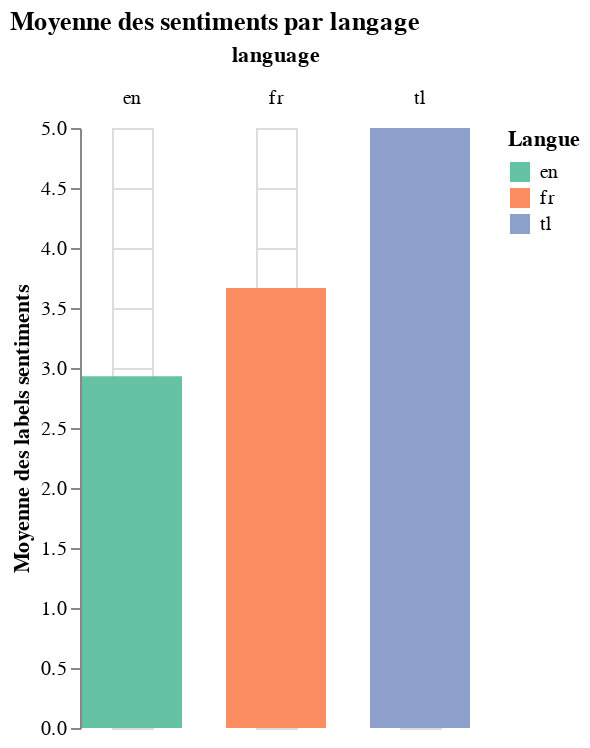

Source (notebook cell):
### Code cell
hist = alt.Chart(overview).encode(
    y= alt.Y("mean(label)", title = "Moyenne des labels sentiments"),
    color = alt.Color('language', title = "Langue", scale=alt.Scale(scheme='set2'))
    
).mark_bar(size=50). facet(
'language:N',
    columns = 3,
    title="Moyenne des sentiments par langage"
    
    
)

hist

### Figure 1 — Vega-Lite specification as saved in the notebook (floating-point values rounded to 4 significant figures)
{"config": {"view": {"continuousWidth": 400, "continuousHeight": 300}}, "data": {"name": "data-7365c9e5bf5c650636c2cf7b345ced5c"}, "facet": {"type": "nominal", "field": "language"}, "spec": {"mark": {"type": "bar", "size": 50}, "encoding": {"color": {"type": "nominal", "field": "language", "scale": {"scheme": "set2"}, "title": "Langue"}, "y": {"type": "quantitative", "aggregate": "mean", "field": "label", "title": "Moyenne des labels sentiments"}}}, "columns": 3, "title": "Moyenne des sentiments par langage", "$schema": "https://vega.github.io/schema/vega-lite/v4.8.1.json", "datasets": {"data-7365c9e5bf5c650636c2cf7b345ced5c": [{"data.id": 1.6e+18, "user.id": 2904000000.0, "language": "en", "text": "I take 0 action without strategy", "user.location": "Ottawa, Ontario", "possibly_sensitive": null, "fav_count": 0, "label": 1, "score": 0.924}, {"data.id": 1.6e+18, "user.id": 1.37e+18, "language": "en", "text": "@GuidoDisalle gm Guido!", "user.location": "Ottawa, ON Canada", "possibly_sensitive": null, "fav_count": 0, "label": 5, "score": 0.4985}, {"data.id": 1.6e+18, "user.id": 299300000.0, "language": "en", "text": "@SleuthieGoosie Absolutely agree with you. Not normal.", "user.location": "Ottawa, Ontario, Canada", "possibly_sensitive": null, "fav_count": 0, "label": 1, "score": 0.2834}, {"data.id": 1.6e+18, "user.id": 27990000.0, "language": "en", "text": "@ThisIsKyleR @elonmusk Yes, life must be soooooo hard for you. Being able to murder whoever you want isn’t enough,… https://t.co/Mzp3Li38s0", "user.location": "Ottawa", "possibly_sensitive": null, "fav_count": 0, "label": 1, "score": 0.3152}, {"data.id": 1.6e+18, "user.id": 7.25e+17, "language": "en", "text": "@funstonpaleo So looking forward to seeing the results that come out of this!! https://t.co/o9Esvh5PXw", "user.location": "Ottawa, Ontario", "possibly_sensitive": false, "fav_count": 0, "label": 5, "score": 0.4285}, {"data.id": 1.6e+18, "user.id": 1.37e+18, "language": "tl", "text": "@HugoFaz gm Hugo!", "user.location": "Ottawa, ON Canada", "possibly_sensitive": null, "fav_count": 0, "label": 5, "score": 0.4781}, {"data.id": 1.6e+18, "user.id": 143200000.0, "language": "fr", "text": "💥Donner en GRAND à votre communauté aujourd'hui💥\nNous lançons 🛶Bateaux pour Tous🛶 - une campagne pour s'assurer que… https://t.co/gkZVQKP99X", "user.location": "Ottawa, ON", "possibly_sensitive": false, "fav_count": 0, "label": 5, "score": 0.4453}, {"data.id": 1.6e+18, "user.id": 143200000.0, "language": "en", "text": "💥Give back to your community in a BIG way today!💥\n\nWe’re launching 🛶Boats for All🛶 – a campaign to ensure our races… https://t.co/Sdr7UnX1fC", "user.location": "Ottawa, ON", "possibly_sensitive": false, "fav_count": 0, "label": 5, "score": 0.6772}, {"data.id": 1.6e+18, "user.id": 1.22e+18, "language": "en", "text": "y’all wouldn’t get it https://t.co/9rzxQRwdO6", "user.location": "Ottawa, Ontario", "possibly_sensitive": false, "fav_count": 0, "label": 1, "score": 0.6075}, {"data.id": 1.6e+18, "user.id": 1.18e+18, "language": "en", "text": "@WashedSummon OH MY GOODNESS WHAT A BUILD IM ABOUT TO BE FRICKING T’D", "user.location": "Ottawa, Ontario", "possibly_sensitive": null, "fav_count": 0, "label": 1, "score": 0.256}, {"data.id": 1.6e+18, "user.id": 1.13e+18, "language": "fr", "text": "@_BeFootball Il va rien faire du tout", "user.location": "Ottawa, Ontario", "possibly_sensitive": null, "fav_count": 0, "label": 5, "score": 0.3547}, {"data.id": 1.6e+18, "user.id": 2588000000.0, "language": "en", "text": "“The problem is that #BC isn’t planning to generate enough electricity to meet its #2030ClimateTargets,” before eve… https://t.co/Ri7S1j7xfW", "user.location": "Ottawa", "possibly_sensitive": false, "fav_count": 0, "label": 1, "score": 0.324}, {"data.id": 1.6e+18, "user.id": 21210000.0, "language": "en", "text": "The Ottawa Police Services Board abruptly ended its meeting Monday as public delegates held a protest demanding act… https://t.co/WtF4D8qxiD", "user.location": "Ottawa, Ontario", "possibly_sensitive": false, "fav_count": 0, "label": 1, "score": 0.6138}, {"data.id": 1.6e+18, "user.id": 121900000.0, "language": "fr", "text": "@alexandrepratt Ton per diem ne te fournira pas 2000 calories par jour 😉", "user.location": "Gatineau, Québec", "possibly_sensitive": null, "fav_count": 0, "label": 1, "score": 0.4808}, {"data.id": 1.6e+18, "user.id": 1.3e+18, "language": "en", "text": "@GraemeNichols I've been of the opinion that the team must know at least something but trading an asset under these… https://t.co/fB2PuvLi2J", "user.location": "Ottawa, Ontario", "possibly_sensitive": null, "fav_count": 1, "label": 4, "score": 0.2721}, {"data.id": 1.6e+18, "user.id": 322700000.0, "language": "en", "text": "@_benui thanks, all done in a custom game engine", "user.location": "Ottawa, ON", "possibly_sensitive": null, "fav_count": 0, "label": 5, "score": 0.5696}, {"data.id": 1.6e+18, "user.id": 24170000.0, "language": "en", "text": "@118Thumper118 @ElseSlayer What's that got to do with the price of butter? 😂\n\nBut seriously, yes, yes and yes, except for Scrappy Doo!", "user.location": "Ottawa, Canada", "possibly_sensitive": null, "fav_count": 0, "label": 3, "score": 0.2646}, {"data.id": 1.6e+18, "user.id": 71660000.0, "language": "en", "text": "@NatashaZimmers As a Canadian student and teacher I know what it is. My daughter denies having heard it called that… https://t.co/oUxMmYpv3t", "user.location": "Ottawa, Ontario", "possibly_sensitive": null, "fav_count": 0, "label": 4, "score": 0.2884}, {"data.id": 1.6e+18, "user.id": 3368000000.0, "language": "en", "text": "Pain is starting to subside. https://t.co/B85iuW36lQ", "user.location": "Ottawa, Ontario", "possibly_sensitive": false, "fav_count": 0, "label": 2, "score": 0.3593}, {"data.id": 1.6e+18, "user.id": 1.22e+18, "language": "en", "text": "@JenStewartOtt  will you help me with a RT? \n\nhttps://t.co/rpv5ikYyWa https://t.co/iy7e0tnm7d", "user.location": "Ottawa, Ontario", "possibly_sensitive": false, "fav_count": 0, "label": 1, "score": 0.2426}, {"data.id": 1.6e+18, "user.id": 1643000000.0, "language": "en", "text": "@TheJFreakinC Traumatic head injuries are mandatory to be elected to the Republican Party.", "user.location": "Ottawa ON", "possibly_sensitive": null, "fav_count": 0, "label": 1, "score": 0.4593}, {"data.id": 1.6e+18, "user.id": 425600000.0, "language": "en", "text": "Seeds Canada Members are about to hear all about what we have been busy working on from our senior management team… https://t.co/dAy15557wS", "user.location": "Ottawa, Ontario", "possibly_sensitive": false, "fav_count": 0, "label": 5, "score": 0.364}, {"data.id": 1.6e+18, "user.id": 202400000.0, "language": "en", "text": "Being part of a community that shares your views on important ... More for Aries https://t.co/bhzrBI9zZh", "user.location": "Ottawa", "possibly_sensitive": false, "fav_count": 0, "label": 4, "score": 0.3661}, {"data.id": 1.6e+18, "user.id": 1.47e+18, "language": "en", "text": "@DPatel_PharmD And yet his common sense trumps your opponents so-called compassion, why don't you argue the issues… https://t.co/xhg1Bgw4Jd", "user.location": "Ottawa, Ontario", "possibly_sensitive": null, "fav_count": 0, "label": 5, "score": 0.4031}, {"data.id": 1.6e+18, "user.id": 24190000.0, "language": "fr", "text": "CORRECTION! Watson est là. Je ne l'avais pas vu.", "user.location": "Ottawa, Ontario", "possibly_sensitive": null, "fav_count": 1, "label": 3, "score": 0.3288}, {"data.id": 1.6e+18, "user.id": 89270000.0, "language": "fr", "text": "Pratique des Sénateurs ce matin, Anton Forsberg est présent.", "user.location": "Ottawa, ON", "possibly_sensitive": null, "fav_count": 0, "label": 4, "score": 0.4741}, {"data.id": 1.6e+18, "user.id": 180000000.0, "language": "en", "text": "New collaboration between CAGBC &amp; @UofT to research solutions for embodied carbon reductions from building material… https://t.co/LkMROdkNiv", "user.location": "Ottawa", "possibly_sensitive": false, "fav_count": 0, "label": 5, "score": 0.4509}, {"data.id": 1.6e+18, "user.id": 129900000.0, "language": "en", "text": "@jbru11 @MikeDrucker @GeraldLeroy6 He left after the fall of apartheid. So yes, to avoid military service, but not… https://t.co/9UwFgNirNF", "user.location": "Ottawa, Ontario", "possibly_sensitive": null, "fav_count": 0, "label": 1, "score": 0.5181}, {"data.id": 1.6e+18, "user.id": 480500000.0, "language": "en", "text": "Insurance can get complicated. Our latest blog post explains the basics. If you have questions, we can help.… https://t.co/0kyHcdT1Wj", "user.location": "Ottawa, Ontario Canada", "possibly_sensitive": false, "fav_count": 0, "label": 4, "score": 0.3686}, {"data.id": 1.6e+18, "user.id": 1.57e+18, "language": "en", "text": "Vote for the #LionsCelly for #BudLightCelly of the Week!", "user.location": "Ottawa, Ontario", "possibly_sensitive": null, "fav_count": 0, "label": 5, "score": 0.5202}, {"data.id": 1.6e+18, "user.id": 18690000.0, "language": "en", "text": "Balancing recent family and career commitments could be a chal... More for Virgo https://t.co/GCmNxAND1W", "user.location": "Ottawa, Ontario", "possibly_sensitive": false, "fav_count": 0, "label": 3, "score": 0.3673}, {"data.id": 1.6e+18, "user.id": 8.35e+17, "language": "en", "text": "@aureliusraines2 May tomorrow be so boring it almost brings you to tears", "user.location": "Ottawa, Canada", "possibly_sensitive": null, "fav_count": 0, "label": 1, "score": 0.5835}, {"data.id": 1.6e+18, "user.id": 3348000000.0, "language": "en", "text": "@PaulChampLaw You know I agree with this. They could probably hold an entirely separate inquiry on this point thoug… https://t.co/OdhJUT8hAr", "user.location": "Ottawa, Ontario", "possibly_sensitive": null, "fav_count": 0, "label": 3, "score": 0.2878}, {"data.id": 1.6e+18, "user.id": 7.17e+17, "language": "en", "text": "Worth reading. https://t.co/AkKkunbXfr via @nationalpost", "user.location": "Ottawa, Canada", "possibly_sensitive": false, "fav_count": 0, "label": 4, "score": 0.4624}, {"data.id": 1.6e+18, "user.id": 5750000.0, "language": "en", "text": "“Hi, my name is 𝘿𝙖𝙫𝙞𝙙 𝙁𝙧𝙚𝙮. I don’t usually endorse other people’s products, but in this case I’m making an excepti… https://t.co/r2Ggqidh2v", "user.location": "Ottawa", "possibly_sensitive": false, "fav_count": 0, "label": 3, "score": 0.299}, {"data.id": 1.6e+18, "user.id": 385700000.0, "language": "en", "text": "The SSI journey begins.\n#owasp #ottawa @BsidesOttawa #bsidesottawa #identity #SelfSovereignIdentity https://t.co/Je2MYOWQvb", "user.location": "Ottawa", "possibly_sensitive": false, "fav_count": 1, "label": 1, "score": 0.225}, {"data.id": 1.6e+18, "user.id": 1.49e+18, "language": "en", "text": "@lordsweetpotato @StephenPunwasi Lot braver than me looking that far out. Climate is playing a bigger role every ye… https://t.co/FLmZt2ComQ", "user.location": "Ottawa, Ontario", "possibly_sensitive": null, "fav_count": 0, "label": 5, "score": 0.4247}, {"data.id": 1.6e+18, "user.id": 1.37e+18, "language": "en", "text": "@shortstack_dan @jamiezjohnson @QuantumNFT gm Dan! Best wishes to your sick computer &lt;3", "user.location": "Ottawa, ON Canada", "possibly_sensitive": null, "fav_count": 0, "label": 5, "score": 0.4095}, {"data.id": 1.6e+18, "user.id": 87670000.0, "language": "en", "text": "@tersthebear So so happy this post came to you at the right time! Hope you're feeling a bit better after reading it", "user.location": "Ottawa, Ontario", "possibly_sensitive": null, "fav_count": 0, "label": 5, "score": 0.7057}, {"data.id": 1.6e+18, "user.id": 207700000.0, "language": "en", "text": "@RoughChopOttawa Gotta love the memorial graphic that Sgt Maria Keen (@sgtonpatrol) shared recently. In addition to… https://t.co/5EARj3J4kB", "user.location": "Ottawa, Ontario", "possibly_sensitive": false, "fav_count": 0, "label": 5, "score": 0.5553}, {"data.id": 1.6e+18, "user.id": 49640000.0, "language": "en", "text": "Do you want to win a NYC Holiday Getaway to see @mariahcarey at Madison Square Garden and $10,000!? \n\nTune in to MO… https://t.co/0Mj9JRhG5V", "user.location": "Ottawa", "possibly_sensitive": false, "fav_count": 0, "label": 1, "score": 0.4141}, {"data.id": 1.6e+18, "user.id": 37110000.0, "language": "en", "text": "@Partyof3blog You too, my friend. 💜", "user.location": "Ottawa, Canada", "possibly_sensitive": null, "fav_count": 0, "label": 5, "score": 0.6439}, {"data.id": 1.6e+18, "user.id": 1576000000.0, "language": "en", "text": "@Sethalos @TorontoStar About what ?", "user.location": "Ottawa Ontario", "possibly_sensitive": null, "fav_count": 0, "label": 1, "score": 0.399}, {"data.id": 1.6e+18, "user.id": 1.22e+18, "language": "en", "text": "@smwgilbert will you help me with a RT? \n\nhttps://t.co/rpv5ikYyWa https://t.co/iy7e0tnm7d", "user.location": "Ottawa, Ontario", "possibly_sensitive": false, "fav_count": 0, "label": 1, "score": 0.2538}, {"data.id": 1.6e+18, "user.id": 40070000.0, "language": "en", "text": "The #K4DM22 Marketplace continues this week with policy-relevant research updates on #ClimateChange, gender equalit… https://t.co/rsvWTvZ2SW", "user.location": "Ottawa", "possibly_sensitive": false, "fav_count": 0, "label": 4, "score": 0.4422}, {"data.id": 1.6e+18, "user.id": 40070000.0, "language": "fr", "text": "Le marché #K4DM22 continue avec des mises à jour de recherches pertinentes pour les politiques sur les changements… https://t.co/KghRg2Syzd", "user.location": "Ottawa", "possibly_sensitive": false, "fav_count": 0, "label": 4, "score": 0.4413}, {"data.id": 1.6e+18, "user.id": 116100000.0, "language": "en", "text": "@StephenRWade3 @TrueNorthCentre They fought each other.  That convoy should have been way more effective but too ma… https://t.co/ScB9LtDfgD", "user.location": "Ottawa", "possibly_sensitive": null, "fav_count": 0, "label": 3, "score": 0.314}, {"data.id": 1.6e+18, "user.id": 190700000.0, "language": "en", "text": "PODCAST: Wake Up with Rob Snow - November 29, 2022 https://t.co/1sRZR2hSBn", "user.location": "Ottawa, Ontario", "possibly_sensitive": false, "fav_count": 0, "label": 1, "score": 0.2837}, {"data.id": 1.6e+18, "user.id": 1.58e+18, "language": "en", "text": "@maritstiles If your budget is dependent on one time development fees to provide service, then your tax rate is too… https://t.co/7abBZj56he", "user.location": "Ottawa", "possibly_sensitive": null, "fav_count": 0, "label": 1, "score": 0.3304}, {"data.id": 1.6e+18, "user.id": 164100000.0, "language": "en", "text": "You're probably eager to share a good time with friends today.... More for Aquarius https://t.co/xN5uNaZsre", "user.location": "Ottawa, ON", "possibly_sensitive": false, "fav_count": 0, "label": 3, "score": 0.3636}]}}
